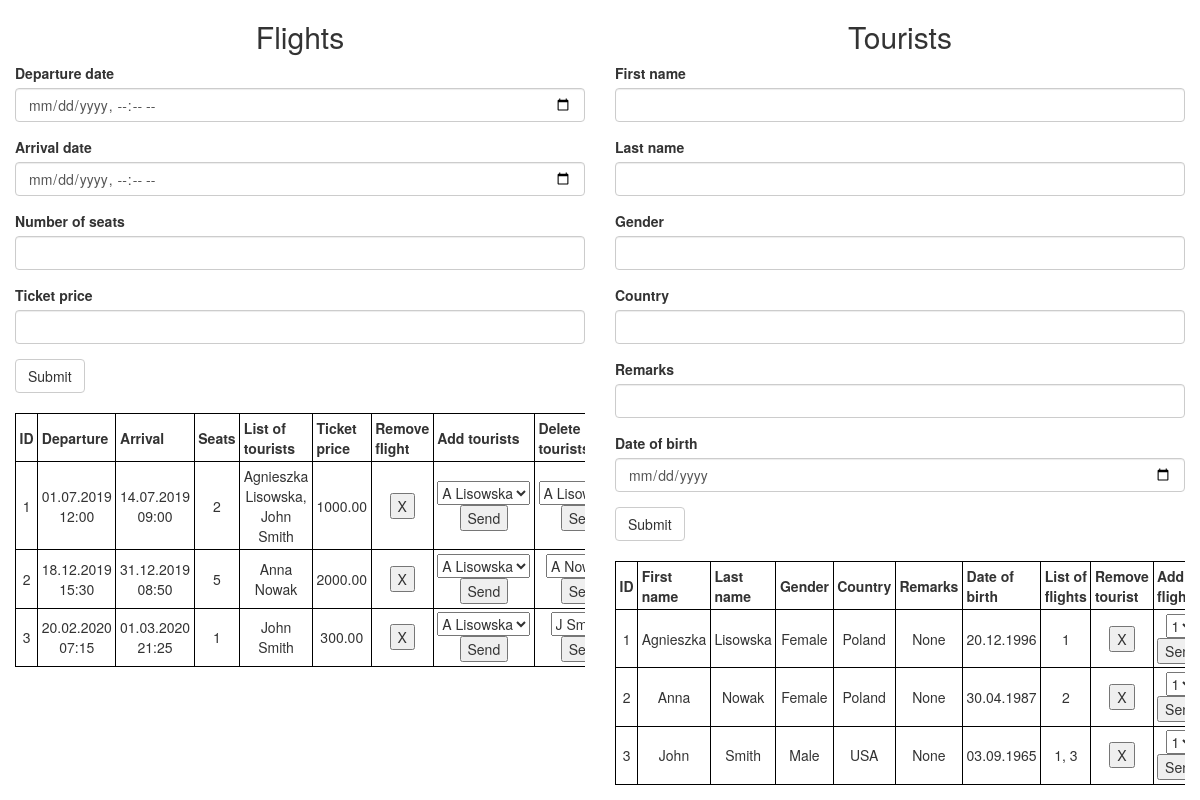
The page / on the database its author committed.
### app/model.py (models this page shows)
class Flight(database.Model):
    __tablename__ = 'flights'
    id = database.Column(database.Integer, primary_key=True)
    departure = database.Column(database.DateTime)
    arrival = database.Column(database.DateTime)
    seats = database.Column(database.Integer)
    price = database.Column(database.Float(precision=2))
    def __repr__(self):
        return '{}'.format(self.id)

class Tourist(database.Model):
    __tablename__ = 'tourists'
    id = database.Column(database.Integer, primary_key=True)
    fstname = database.Column(database.String(64))
    lstname = database.Column(database.String(64))
    gender = database.Column(database.String(64))
    country = database.Column(database.String(64))
    remarks = database.Column(database.String(500))
    birth = database.Column(database.DateTime)
    lflights = database.relationship('Flight', secondary=reservations, backref=database.backref('tourists', lazy='dynamic'), lazy='dynamic')
    def __repr__(self):
        return '{} {}'.format(self.fstname,self.lstname)

### app/flights/views.py (the view)
@flights.route('/', methods = ['GET', 'POST'])
def index():
    flightform=FlightForm()
    if flightform.validate_on_submit():
        flight = Flight(departure=flightform.departure.data, arrival=flightform.arrival.data, seats=flightform.seats.data, price=flightform.price.data)
        database.session.add(flight)
        database.session.commit()
        return redirect(url_for('.index'))
    tform=TouristForm()
    if tform.validate_on_submit():
        t = Tourist(fstname=tform.fstname.data, lstname=tform.lstname.data, gender=tform.gender.data, country=tform.country.data, remarks=tform.remarks.data, birth=tform.birth.data)
        database.session.add(t)
        database.session.commit()
        return redirect(url_for('.index'))
    airtraffic = Flight.query.all()
    tlist = Tourist.query.all()
    return render_template('index.html', flightform=flightform, airtraffic=airtraffic, tform=tform, tlist=tlist)

### app/flights/form.py
class FlightForm(FlaskForm):
    departure = DateTimeLocalField('Departure date', format='%Y-%m-%dT%H:%M')
    arrival = DateTimeLocalField('Arrival date', format='%Y-%m-%dT%H:%M')
    seats = IntegerField('Number of seats', validators=[DataRequired()])
    price = DecimalField('Ticket price', validators=[DataRequired()])
    submit = SubmitField('Submit')

class TouristForm(FlaskForm):
    fstname = StringField('First name', validators=[DataRequired()])
    lstname = StringField('Last name', validators=[DataRequired()])
    gender = StringField('Gender', validators=[DataRequired()])
    country = StringField('Country', validators=[DataRequired()])
    remarks = StringField('Remarks')
    birth = DateField('Date of birth', validators=[DataRequired()])
    submit = SubmitField('Submit')

### app/templates/index.html (shortened to what this page needs)
{% import "bootstrap/wtf.html" as wtf %}
{% extends "bootstrap/base.html" %}
{% block head %}
{{ super() }}
<head>
    <link rel="stylesheet" href="{{ url_for('static', filename='css/style.css') }}">
</head>
{% endblock %}
{% block content %}
<body>
    <div class="col-md-6">
    <h2>Flights</h2>
    {{wtf.quick_form(flightform)}}
    <div style="overflow-x:auto;">
    <table>
        <tr>
            <th>ID</th>
            <th>Departure</th>
            <th>Arrival</th>
            <th>Seats</th>
            <th>List of tourists</th>
            <th>Ticket price</th>
            <th>Remove flight</th>
            <th>Add tourists</th>
            <th>Delete tourists</th>
        </tr>
        <br>
        {%for flight in airtraffic%}
            <tr>
                <td>{{flight.id}}</td>
                <td>{{flight.departure.strftime('%d.%m.%Y %H:%M')}}</td>
                <td>{{flight.arrival.strftime('%d.%m.%Y %H:%M')}}</td>
                <td>{{flight.seats}}</td>
                <td>{{flight.tourists.all()|join(', ')}}</td>
                <td>{{'%0.2f' % flight.price}}</td>
                <td><button type="submit" onclick="window.location='/remove/flight/{{flight.id}}';">X</button></td>
                <td>
                    <form action="/add/tourist/{{flight.id}}" method="POST">
                    <select name="tourists">
                        {%for f in tlist%}
                        <option value="{{f.id}}" name="fid">{{f.fstname[0]}} {{f.lstname}}</option>
                        {%endfor%}
                    </select>
                    <input type="submit" value="Send">
                    </form>
                </td>
                <td>
                    <form action="/delete/tourist/{{flight.id}}" method="POST">
                    <select name="tourists">
                        {%for f in flight.tourists.all()%}
                        <option value="{{f.id}}" name="fid">{{f.fstname[0]}} {{f.lstname}}</option>
                        {%endfor%}
                    </select>
                    <input type="submit" value="Send">
                    </form>
                </td>
            </tr>
        {%endfor%}
    </table>
    </div>
    </div>
    <div class="col-md-6">
        <h2>Tourists</h2>
        {{wtf.quick_form(tform)}}
        <div style="overflow-x:auto;">
        <table>
            <tr>
                <th>ID</th>
                <th>First name</th>
                <th>Last name</th>
                <th>Gender</th>
                <th>Country</th>
                <th>Remarks</th>
                <th>Date of birth</th>
                <th>List of flights</th>
                <th>Remove tourist</th>
                <th>Add flights</th>
            </tr>
            <br>
            {%for t in tlist%}
                <tr>
                    <td>{{t.id}}</td>
                    <td>{{t.fstname}}</td>
                    <td>{{t.lstname}}</td>
                    <td>{{t.gender}}</td>
                    <td>{{t.country}}</td>
                    <td>{{t.remarks}}</td>
                    <td>{{t.birth.strftime('%d.%m.%Y')}}</td>
                    <td>{{t.lflights.all()|join(', ')}}</td>
                    <td><button type="submit" onclick="window.location='/remove/tourist/{{t.id}}';">X</button></td>
                    <td>
                        <form action="/add/flight/{{t.id}}" method="POST">
                        <select name="flights">
                            {%for f in airtraffic%}
                            <option value="{{f.id}}" name="fid">{{f.id}}</option>
                            {%endfor%}
                        </select>
                        <input type="submit" value="Send">
                        </form>
                    </td>
                </tr>
            {%endfor%}
        </table>
        </div>
    </div>
</body>
{% endblock %}

### app/static/CSS/style.css (style rules this page uses)
table, th, td { border: 1px solid black; border-collapse: collapse; }
th, td { padding: .3vw; }
table { width: 100%; text-align: center; justify-content: center; }
h2 { text-align: center; }

### rows shown on the page
Flight: id "1", departure "01.07.2019 12:00", arrival "14.07.2019 09:00", seats "2", tourists.all "Agnieszka Lisowska, John Smith", price "1000.00"
Flight: id "2", departure "18.12.2019 15:30", arrival "31.12.2019 08:50", seats "5", tourists.all "Anna Nowak", price "2000.00"
Flight: id "3", departure "20.02.2020 07:15", arrival "01.03.2020 21:25", seats "1", tourists.all "John Smith", price "300.00"
Tourist: id "1", fstname "Agnieszka", lstname "Lisowska", gender "Female", country "Poland", remarks "None", birth "20.12.1996", lflights.all "1"
Tourist: id "2", fstname "Anna", lstname "Nowak", gender "Female", country "Poland", remarks "None", birth "30.04.1987", lflights.all "2"
Tourist: id "3", fstname "John", lstname "Smith", gender "Male", country "USA", remarks "None", birth "03.09.1965", lflights.all "1, 3"

### other values the page prints
form field tourists "A Lisowska"
form field tourists "A Nowak"
form field tourists "J Smith"
form field flights "1"
